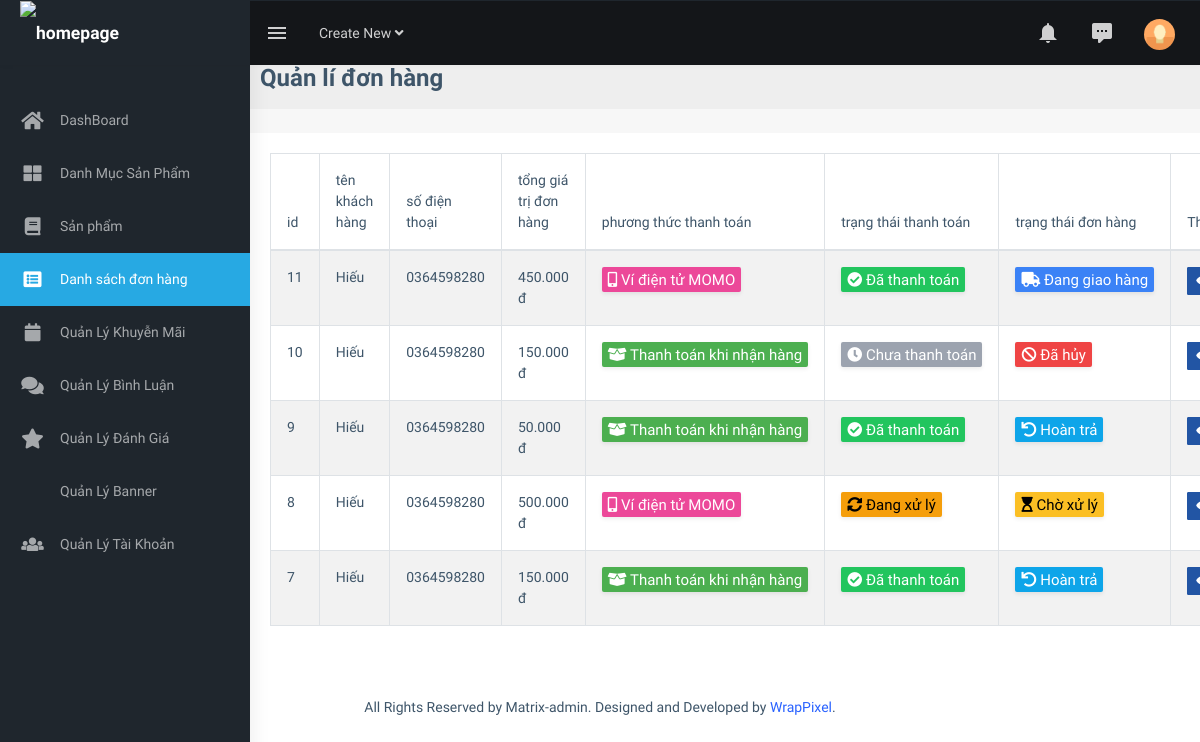
/admin/?act=order (signed in), run on the app's committed database.
### tables this page shows
CREATE TABLE `orders` (
  `id` int NOT NULL,
  `user_id` int DEFAULT NULL,
  `order_date` timestamp NULL DEFAULT CURRENT_TIMESTAMP,
  `total_amount` decimal(10,2) NOT NULL,
  `payment_status` enum('unpaid','paid','refunded','failed','processing') NOT NULL,
  `payment_method` enum('CREDIT','COD','BANKING','MOMO') NOT NULL,
  `shipping_status` enum('pending','delivering','delivered','returned','cancelled') NOT NULL,
  `shipping_address` text NOT NULL,
  `receiver_name` varchar(255) NOT NULL,
  `phone_car` varchar(15) NOT NULL
);

### admin/controllers/OrderController.php (called while the page is built, shortened)
<?php
class OrderController{
    private $modelOrder;
    public function __construct(){
        $this->modelOrder = new Order();
    }
    public function views_order() {
        $orders=$this->modelOrder->getAll();
        require_once './views/order/listdonhang.php';
    }
}
?>

### commons/core.php (called while the page is built, shortened)
<?php
function connectDB()
{
    $host = DB_HOST;
    $port = DB_PORT;
    $dbname = DB_NAME;
    try {
        $conn = new PDO("mysql:host=$host;port=$port;dbname=$dbname", DB_USERNAME, DB_PASSWORD);
        $conn->setAttribute(PDO::ATTR_ERRMODE, PDO::ERRMODE_EXCEPTION);
        $conn->setAttribute(PDO::ATTR_DEFAULT_FETCH_MODE, PDO::FETCH_ASSOC);
        return $conn;
    } catch (PDOException $e) {
        echo ("Connection failed: " . $e->getMessage());
    }
}
?>

### admin/models/Order.php (called while the page is built, shortened)
<?php
class Order{
    private $conn;
    public function __construct(){
        $this->conn = connectDB();
    }
    public function getAll() {
        try {
            $sql = "SELECT orders.id, orders.user_id,
                       SUM(order_items.quantity * order_items.unit_price) as total_amount,
                       orders.phone_car,orders.receiver_name, orders.payment_method, orders.payment_status,
                       orders.shipping_status
                FROM orders
                LEFT JOIN users ON orders.user_id = users.id
                LEFT JOIN order_items ON orders.id = order_items.order_id
                GROUP BY orders.id, orders.user_id, orders.order_date, orders.receiver_name,
                         orders.payment_method, orders.payment_status,
                         orders.shipping_status, orders.shipping_address
                ORDER BY orders.order_date DESC";
            $stmt = $this->conn->prepare($sql);
            $stmt->execute();
            return $stmt->fetchAll();
        } catch (PDOException $e) {
            echo "Connection failed: " . $e->getMessage();
        }
    }
}
?>

### admin/views/order/listdonhang.php (the view, shortened to what this page needs)
<div class="page-wrapper">
  <section class="content-header">
    <div class="container-fluid">
      <div class="row mb-2">
        <div class="col-sm-6">
          <h3>Quản lí đơn hàng</h3>
        </div>
      </div>
    </div>
  </section>
  <section class="content">
    <div class="card">
      <div class="card-header">
      </div>
      <div class="card-body">
        <table id="example1" class="table table-bordered table-striped">
          <thead>
            <tr>
              <th>id </th>
              <th>tên khách hàng</th>
              <th>số điện thoại</th>
              <th>tổng giá trị đơn hàng</th>
              <th>phương thức thanh toán</th>
              <th>trạng thái thanh toán</th>
              <th>trạng thái đơn hàng</th>
              <th>Thao tác</th>
            </tr>
          </thead>
          <tbody>
            <?php foreach ($orders as $donhang) { ?>
              <tr>
                <td><?= $donhang['id'] ?></td>
                <td><?= $donhang['receiver_name'] ?></td>
                <td><?= $donhang['phone_car'] ?></td>
                <td><?= number_format($donhang['total_amount'] ?? 0, 0, ',', '.') ?> đ</td>
                <td><?php
                switch ($donhang['payment_method']) {
                  case 'COD':
                    echo '<span class="badge shadow-sm rounded-pill" style="background-color: #4caf50; color: white; font-size: 15px;">
                <i class="fas fa-box-open me-1"></i> Thanh toán khi nhận hàng
              </span>';
                    break;
                  case 'MOMO':
                    echo '<span class="badge shadow-sm rounded-pill" style="background-color: #ec4899; color: white; font-size: 15px;">
                <i class="fas fa-mobile-alt me-1"></i> Ví điện tử MOMO
              </span>';
                    break;
                }
                ?> </td>
                <td><?php
                switch ($donhang['payment_status']) {
                  case 'paid':
                    echo '<span class="badge shadow-sm rounded-pill" style="background-color: #22c55e; color: white; font-size: 15px;">
                                                    <i class="fas fa-check-circle me-1"></i> Đã thanh toán
                                                  </span>';
                    break;
                  case 'unpaid':
                    echo '<span class="badge shadow-sm rounded-pill" style="background-color: #9ca3af; color: white; font-size: 15px;">
                                                    <i class="fas fa-clock me-1"></i> Chưa thanh toán
                                                  </span>';
                    break;
                  case 'processing':
                    echo '<span class="badge shadow-sm rounded-pill" style="background-color: #f59e0b; color: black; font-size: 15px;">
                                                    <i class="fas fa-sync-alt me-1"></i> Đang xử lý
                                                  </span>';
                    break;
                }
                ?></td>
                <td><?php
                switch ($donhang['shipping_status']) {
                  case 'pending':
                    echo '<span class="badge shadow-sm rounded-pill" style="background-color: #fbbf24; color: black; font-size: 15px;">
                                                    <i class="fas fa-hourglass-start me-1"></i> Chờ xử lý
                                                  </span>';
                    break;
                  case 'delivering':
                    echo '<span class="badge shadow-sm rounded-pill" style="background-color: #3b82f6; color: white; font-size: 15px;">
                                                    <i class="fas fa-truck me-1"></i> Đang giao hàng
                                                  </span>';
                    break;
                  case 'returned':
                    echo '<span class="badge shadow-sm rounded-pill" style="background-color: #0ea5e9; color: white; font-size: 15px;">
                                                    <i class="fas fa-undo me-1"></i> Hoàn trả
                                                  </span>';
                    break;
                  case 'cancelled':
                    echo '<span class="badge shadow-sm rounded-pill" style="background-color: #ef4444; color: white; font-size: 15px;">
                                                    <i class="fas fa-ban me-1"></i> Đã hủy
                                                  </span>';
                    break;
                }
                ?>
                </td>
                <td>
                  <a href="?act=order-detail&id=<?= $donhang['id'] ?>" class="btn btn-info btn-sm">
                    <i class="fas fa fa-eye"></i> Chi tiết
                  </a>
                </td>
              </tr>
            <?php } ?>
          </tbody>
        </table>
      </div>
    </div>
</div>
</div>

### data on the page
orders: id "11", receiver_name "Hiếu", phone_car "0364598280", total_amount "450.000", payment_method "MOMO" (drawn), payment_status "paid" (drawn), shipping_status "delivering" (drawn)
orders: id "10", receiver_name "Hiếu", phone_car "0364598280", total_amount "150.000", payment_method "COD" (drawn), payment_status "unpaid" (drawn), shipping_status "cancelled" (drawn)
orders: id "9", receiver_name "Hiếu", phone_car "0364598280", total_amount "50.000", payment_method "COD" (drawn), payment_status "paid" (drawn), shipping_status "returned" (drawn)
orders: id "8", receiver_name "Hiếu", phone_car "0364598280", total_amount "500.000", payment_method "MOMO" (drawn), payment_status "processing" (drawn), shipping_status "pending" (drawn)
orders: id "7", receiver_name "Hiếu", phone_car "0364598280", total_amount "150.000", payment_method "COD" (drawn), payment_status "paid" (drawn), shipping_status "returned" (drawn)
